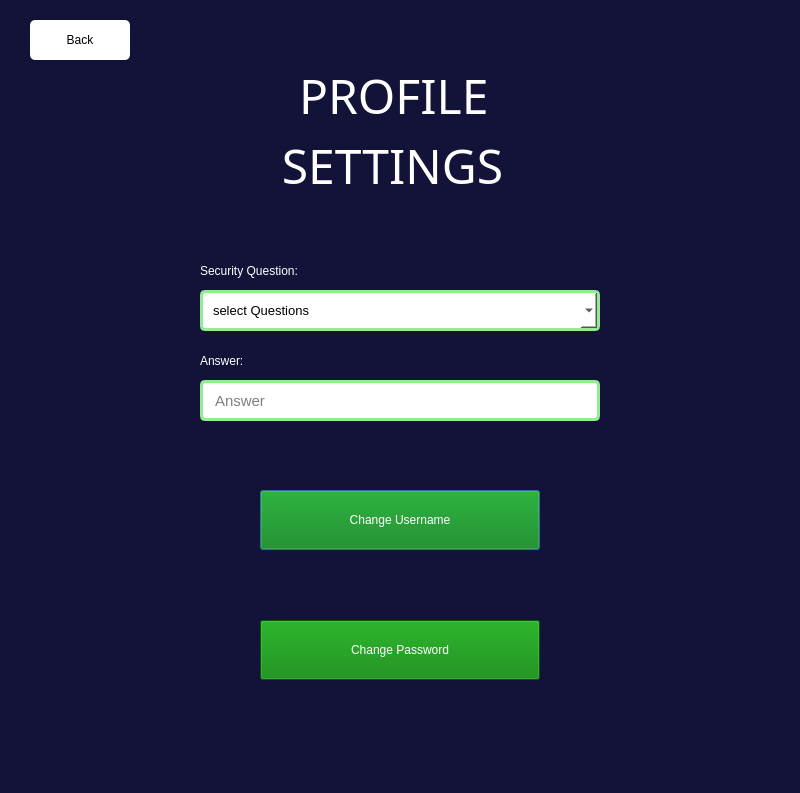
<?xml version="1.0" encoding="UTF-8"?>
<ui version="4.0">
 <class>Dialog</class>
 <widget class="QDialog" name="Dialog">
  <property name="geometry">
   <rect>
    <x>0</x>
    <y>0</y>
    <width>800</width>
    <height>793</height>
   </rect>
  </property>
  <property name="windowTitle">
   <string>Dialog</string>
  </property>
  <property name="styleSheet">
   <string notr="true">background-color:#131239;</string>
  </property>
  <widget class="QPushButton" name="f_chusername">
   <property name="geometry">
    <rect>
     <x>260</x>
     <y>490</y>
     <width>280</width>
     <height>60</height>
    </rect>
   </property>
   <property name="styleSheet">
    <string notr="true">font: 16pt &quot;Arial Rounded MT Bold&quot;;
padding:15px;
background-color:green;
color:white;

</string>
   </property>
   <property name="text">
    <string>Change Username</string>
   </property>
  </widget>
  <widget class="QPushButton" name="f_chpassword">
   <property name="geometry">
    <rect>
     <x>260</x>
     <y>620</y>
     <width>280</width>
     <height>60</height>
    </rect>
   </property>
   <property name="styleSheet">
    <string notr="true">font: 16pt &quot;Arial Rounded MT Bold&quot;;
padding:15px;
background-color:green;
color:white;

</string>
   </property>
   <property name="text">
    <string>Change Password</string>
   </property>
  </widget>
  <widget class="QLabel" name="labelHeading">
   <property name="geometry">
    <rect>
     <x>250</x>
     <y>60</y>
     <width>300</width>
     <height>70</height>
    </rect>
   </property>
   <property name="font">
    <font>
     <family>Copperplate Gothic Light</family>
     <pointsize>36</pointsize>
     <weight>50</weight>
     <italic>false</italic>
     <bold>false</bold>
    </font>
   </property>
   <property name="styleSheet">
    <string notr="true">font: 36pt &quot;Copperplate Gothic Light&quot;;
color:white;

</string>
   </property>
   <property name="text">
    <string>PROFILE </string>
   </property>
   <property name="alignment">
    <set>Qt::AlignCenter</set>
   </property>
  </widget>
  <widget class="QLabel" name="label_S_Question">
   <property name="geometry">
    <rect>
     <x>200</x>
     <y>250</y>
     <width>271</width>
     <height>41</height>
    </rect>
   </property>
   <property name="styleSheet">
    <string notr="true">font: 15pt &quot;Georgia&quot;;
color:white;</string>
   </property>
   <property name="text">
    <string>Security Question:</string>
   </property>
  </widget>
  <widget class="QLabel" name="label_S_Question_2">
   <property name="geometry">
    <rect>
     <x>200</x>
     <y>340</y>
     <width>271</width>
     <height>41</height>
    </rect>
   </property>
   <property name="styleSheet">
    <string notr="true">font: 15pt &quot;Georgia&quot;;
color:white;</string>
   </property>
   <property name="text">
    <string>Answer:</string>
   </property>
  </widget>
  <widget class="QComboBox" name="f_scque">
   <property name="geometry">
    <rect>
     <x>200</x>
     <y>290</y>
     <width>400</width>
     <height>41</height>
    </rect>
   </property>
   <property name="font">
    <font>
     <pointsize>10</pointsize>
    </font>
   </property>
   <property name="styleSheet">
    <string notr="true">background-color:white;
padding:0px 10px 0px 10px;
border-radius:5px;
border:3px solid lightgreen;
</string>
   </property>
   <property name="editable">
    <bool>false</bool>
   </property>
   <property name="placeholderText">
    <string>select Questions</string>
   </property>
   <item>
    <property name="text">
     <string>What is your favourite color?</string>
    </property>
   </item>
   <item>
    <property name="text">
     <string>Which is the name of your favourite book?</string>
    </property>
   </item>
   <item>
    <property name="text">
     <string>What is your favourite subject?</string>
    </property>
   </item>
  </widget>
  <widget class="QLineEdit" name="f_scans">
   <property name="geometry">
    <rect>
     <x>200</x>
     <y>380</y>
     <width>400</width>
     <height>41</height>
    </rect>
   </property>
   <property name="font">
    <font>
     <pointsize>11</pointsize>
    </font>
   </property>
   <property name="styleSheet">
    <string notr="true">padding:0px 10px 0px 10px;
border-radius:5px;
border:3px solid lightgreen;
background-color:white;</string>
   </property>
   <property name="placeholderText">
    <string>Answer</string>
   </property>
  </widget>
  <widget class="QPushButton" name="f_back">
   <property name="geometry">
    <rect>
     <x>30</x>
     <y>20</y>
     <width>100</width>
     <height>40</height>
    </rect>
   </property>
   <property name="cursor">
    <cursorShape>PointingHandCursor</cursorShape>
   </property>
   <property name="styleSheet">
    <string notr="true">font: 75 italic 14pt &quot;Georgia&quot;;
background:white;
border-radius:5px;
color:black;</string>
   </property>
   <property name="text">
    <string>Back</string>
   </property>
   <property name="icon">
    <iconset>
     <normaloff>../Images and icon/Back.png</normaloff>../Images and icon/Back.png</iconset>
   </property>
   <property name="iconSize">
    <size>
     <width>25</width>
     <height>25</height>
    </size>
   </property>
  </widget>
  <widget class="QLabel" name="labelHeading_2">
   <property name="geometry">
    <rect>
     <x>230</x>
     <y>130</y>
     <width>325</width>
     <height>70</height>
    </rect>
   </property>
   <property name="font">
    <font>
     <family>Copperplate Gothic Light</family>
     <pointsize>36</pointsize>
     <weight>50</weight>
     <italic>false</italic>
     <bold>false</bold>
    </font>
   </property>
   <property name="styleSheet">
    <string notr="true">font: 36pt &quot;Copperplate Gothic Light&quot;;
color:white;

</string>
   </property>
   <property name="text">
    <string>SETTINGS</string>
   </property>
   <property name="alignment">
    <set>Qt::AlignCenter</set>
   </property>
  </widget>
  <widget class="QLabel" name="f_response">
   <property name="geometry">
    <rect>
     <x>160</x>
     <y>430</y>
     <width>500</width>
     <height>30</height>
    </rect>
   </property>
   <property name="styleSheet">
    <string notr="true">font: 11pt &quot;Meiryo UI&quot;;
color:red;</string>
   </property>
   <property name="text">
    <string/>
   </property>
   <property name="alignment">
    <set>Qt::AlignCenter</set>
   </property>
  </widget>
 </widget>
 <resources/>
 <connections/>
</ui>
